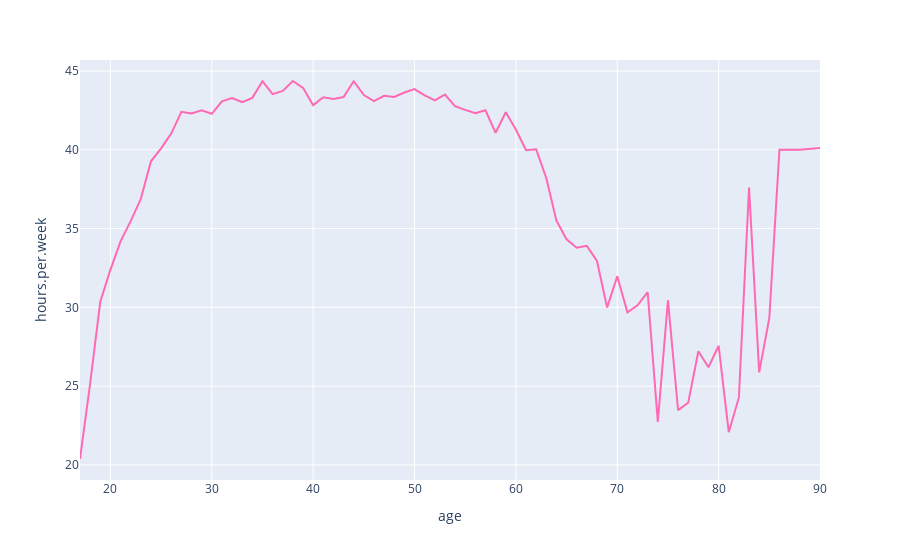

Here is the notebook cell this chart was saved with:
### Code cell
import plotly.express as px


fig = px.line(data_a, x='age', y="hours.per.week" , color_discrete_sequence=['#FF69B4', '#1E90FF'])
fig.show()

### Figure 1 — Plotly figure (JSON) as saved in the notebook; plotly's stock layout.template omitted (floating-point values rounded to 4 significant figures)
{"data": [{"hovertemplate": "age=%{x}<br>hours.per.week=%{y}<extra></extra>", "legendgroup": "", "line": {"color": "#FF69B4", "dash": "solid"}, "marker": {"symbol": "circle"}, "mode": "lines", "name": "", "orientation": "v", "showlegend": false, "type": "scatter", "x": [17, 18, 19, 20, 21, 22, 23, 24, 25, 26, 27, 28, 29, 30, 31, 32, 33, 34, 35, 36, 37, 38, 39, 40, 41, 42, 43, 44, 45, 46, 47, 48, 49, 50, 51, 52, 53, 54, 55, 56, 57, 58, 59, 60, 61, 62, 63, 64, 65, 66, 67, 68, 69, 70, 71, 72, 73, 74, 75, 76, 77, 78, 79, 80, 81, 82, 83, 84, 85, 86, 88, 90], "xaxis": "x", "y": [20.38, 25.17, 30.35, 32.38, 34.18, 35.47, 36.89, 39.27, 40.09, 41.03, 42.41, 42.31, 42.51, 42.28, 43.07, 43.28, 43.03, 43.29, 44.35, 43.52, 43.74, 44.36, 43.93, 42.83, 43.33, 43.23, 43.34, 44.35, 43.47, 43.09, 43.42, 43.35, 43.63, 43.85, 43.45, 43.13, 43.5, 42.77, 42.53, 42.32, 42.5, 41.08, 42.38, 41.28, 39.97, 40.03, 38.21, 35.5, 34.32, 33.78, 33.9, 32.94, 29.99, 31.97, 29.69, 30.12, 30.96, 22.74, 30.44, 23.48, 23.95, 27.21, 26.2, 27.56, 22.08, 24.29, 37.6, 25.88, 29.33, 40, 40, 40.11], "yaxis": "y"}], "layout": {"legend": {"tracegroupgap": 0}, "margin": {"t": 60}, "xaxis": {"anchor": "y", "domain": [0, 1], "title": {"text": "age"}}, "yaxis": {"anchor": "x", "domain": [0, 1], "title": {"text": "hours.per.week"}}}}
